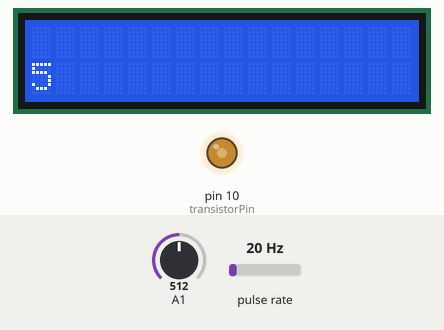
Recording of a sketch running on a simulated Arduino Uno, built with avr-gcc and run on an emulated ATmega328P. Parts: 16×2 character LCD, output pins drawn as LEDs (lit = HIGH). Wiring (inferred from the names in the program): pulse sensor: data pin 2. The test bench sets the inputs (shaded band); at power-on: A1 = 512, pulse rate 20 Hz. What the sketch prints to the serial monitor is not drawn.

Above: at 1.2 s.
1.3 s: A1 set to 716
At 1.8 s:
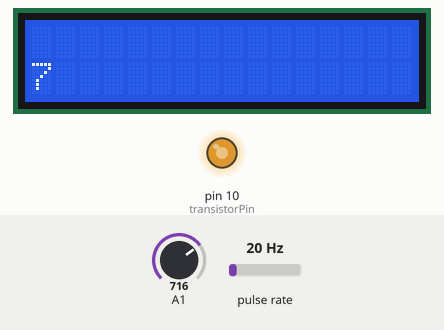
2.8 s: A1 set to 900
At 3.8 s:
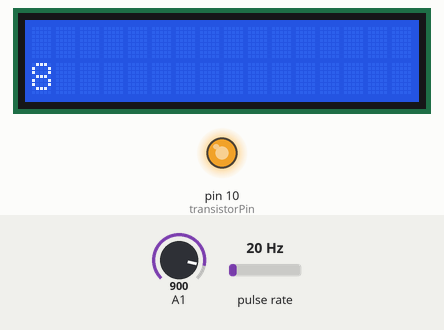
4.3 s: A1 set to 122
At 4.6 s:
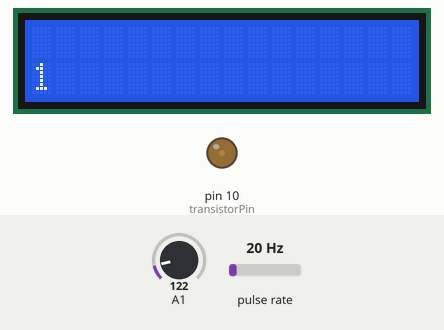
Timing chart, 0 to 7.3 s (numbered marks = the images above; inputs shaded):
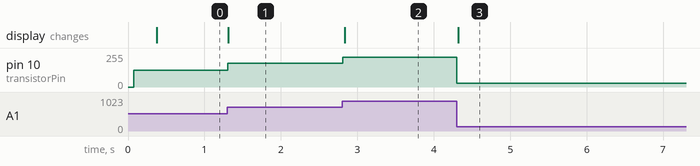

The sketch:

Intermediate.ino
```cpp
const int transistorPin = 10;    // connected to the base of the transistor

#include <Wire.h>
#include <LiquidCrystal_I2C.h>
//I2C pins declaration
LiquidCrystal_I2C lcd(0x27, 2, 1, 0, 4, 5, 6, 7, 3, POSITIVE);

int flowPin = 2;    //This is the input pin on the Arduino
double flowRate;    //This is the value we intend to calculate.
volatile int count; //This integer needs to be set as volatile to ensure it updates correctly during the interrupt process.


 void setup() {
   // set  the transistor pin as output:
   pinMode(transistorPin, OUTPUT);
   Serial.begin(9600);
   lcd.begin(16,2);//Defining 16 columns and 2 rows of lcd display
  lcd.backlight();//To Power ON the back light
  //lcd.backlight();// To Power OFF the back light

  pinMode(flowPin, INPUT);           //Sets the pin as an input
  attachInterrupt(0, Flow, RISING);  //Configures interrupt 0 (pin 2 on the Arduino Uno) to run the function "Flow"
  Serial.begin(9600);  //Start Serial

 }

 void loop() {

  count = 0;      // Reset the counter so we start counting from 0 again
  interrupts();   //Enables interrupts on the Arduino
  delay (10);   //Wait 0.1 second
  noInterrupts(); //Disable the interrupts on the Arduino

  //Start the math
  flowRate = (count * 2.25);        //Take counted pulses in the last second and multiply by 2.25mL
  flowRate = flowRate * 60;         //Convert seconds to minutes, giving you mL / Minute

  Serial.println(flowRate);         //Print the variable flowRate to Serial
   // read the potentiometer:
   int sensorValue = analogRead(A1);
   // map the sensor value to a range from 0 - 255:
   Serial.print(sensorValue/25);
   Serial.print("\n");
   int outputValue = map(sensorValue, 0, 1023, 0, 255);
   // use that to control the transistor:
   analogWrite(transistorPin, outputValue);


   //Write your code
  lcd.clear();
  lcd.setCursor(0,1);  //Defining positon to write from second row,first column .
  lcd.print((outputValue/25));
  delay(5 );

 }


void Flow()
{
   count++; //Every time this function is called, increment "count" by 1
}
```

Measured:
- after the input at 1.3 s, pin 10 (transistorPin): 127/255 → 178/255 at once; the display: changes at once (image 1)
- after the input at 2.8 s, pin 10 (transistorPin): 178/255 → 224/255 at once; the display: changes at once (image 2)
- after the input at 4.3 s, pin 10 (transistorPin): 224/255 → 30/255 at once; the display: changes at once (image 3)
